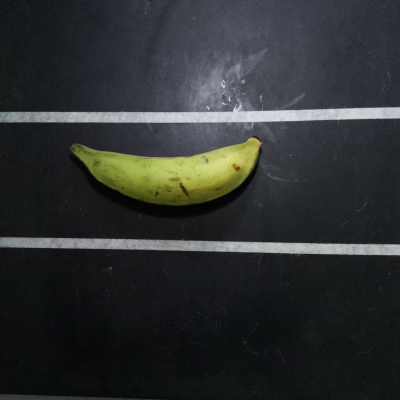
#> input picture python/HSV/2.jpg, 400 x 400 px
$ python hsv1.py
#> lines starting #> are read from the running program, lines starting #| are printed output that depends on the picture; after the words box and inside, x2 and y2 are one past the last pixel; in counts of white or black regions, pixels touching at a corner belong together; long printed decimals are rounded
import matplotlib.pyplot as plt
import numpy as np
from skimage import data
from skimage.color import rgb2hsv
from skimage import io


img = io.imread("2.jpg")
#> img is the input picture: shape (400, 400, 3); mean R, G, B 45.9, 48.4, 48.6
fondo = io.imread("fondo.jpg")
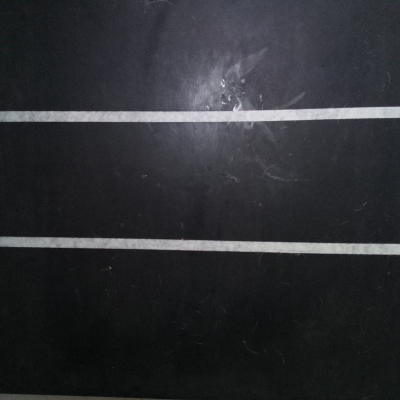
#> input picture python/HSV/fondo.jpg, 400 x 400 px
#> fondo is the input picture: shape (400, 400, 3); mean R, G, B 45.1, 46.3, 50.2

hsv_img = rgb2hsv(img)
#> hsv_img: shape (400, 400, 3) float64; mean of channels 0, 1, 2 0.559, 0.184, 0.206
hsv_fondo = rgb2hsv(fondo)
#> hsv_fondo: shape (400, 400, 3) float64; mean of channels 0, 1, 2 0.576, 0.125, 0.198

print(hsv_img[200][200][0])
#| 0.1696
n = hsv_img.shape
#> n = (400, 400, 3)
s=np.zeros(n)
imgc=np.zeros((126,250))

i=0
j=0
for x in range(122, n[0]-152,1):
	j=0
	for y in range(50, n[1]-100,1):
		s[x][y]=hsv_img[x][y] / hsv_fondo[x][y]

		if (s[x][y][0] >= 0.36) :
			imgc[i][j] = 0
		else:
			imgc[i][j] = 1

		j=j+1
	i=i+1
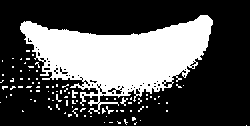
#> imgc: shape (126, 250) float64; values 0 (black) and 1 (white), 32.3% white; 94 white regions (89 under 20 px), largest, box (x1, y1, x2, y2) and area: (20, 15, 213, 114) 9563, (72, 90, 78, 98) 28, (120, 97, 128, 106) 28, (106, 106, 114, 114) 22, (72, 108, 78, 117) 20
#> s: shape (400, 400, 3) float64; 0.19% of the values are NaN or infinite; the others: min 0, max 19.5, mean 0.286
#> after the loop, i = 126
io.imshow(imgc)
io.show()
